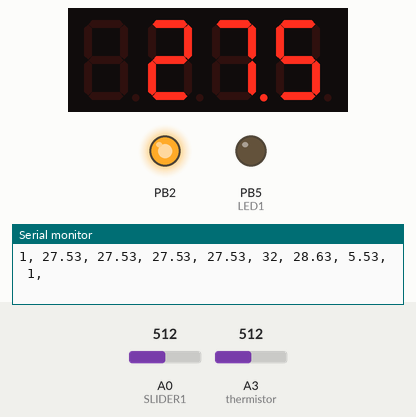
Bench run of a sketch on a simulated ATtiny85, built with avr-gcc and run on an emulated ATtiny85. Parts: 4-digit seven-segment display, output pins drawn as LEDs (lit = HIGH), the last lines printed to the serial monitor. Dashed ring = blinking. Inputs (shaded band) come from the test bench; at power-on: A3 (thermistor) = 512, A0 (SLIDER1) = 512.

Above: at 1.8 s.
1.9 s: A3 (thermistor) set to 446
At 4.6 s:
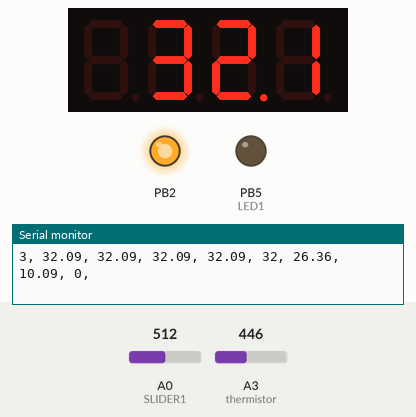
4.9 s: A3 (thermistor) set to 419
At 5.94 s:
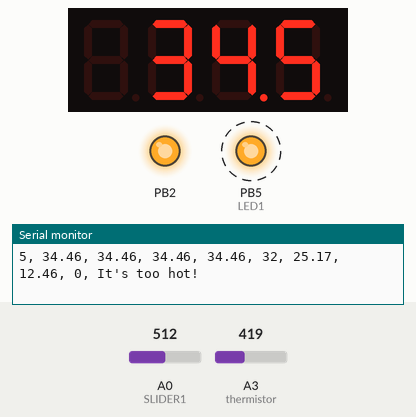
7.9 s: A3 (thermistor) set to 89
At 8.2 s:
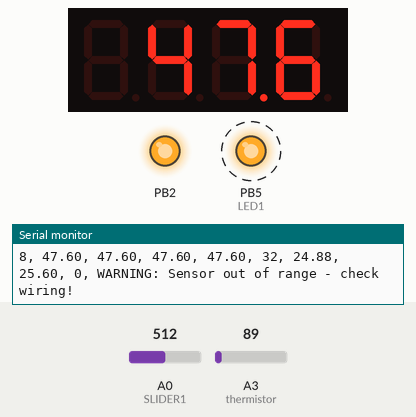
9.5 s: A3 (thermistor) set to 76
At 10.47 s:
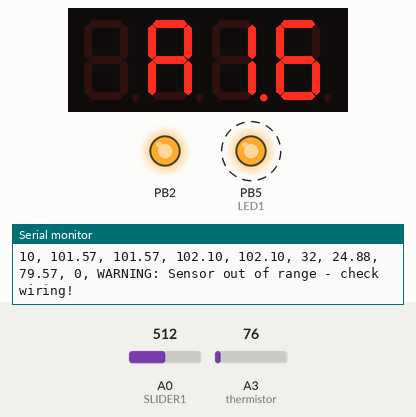
12.1 s: A3 (thermistor) set to 35
At 12.74 s:
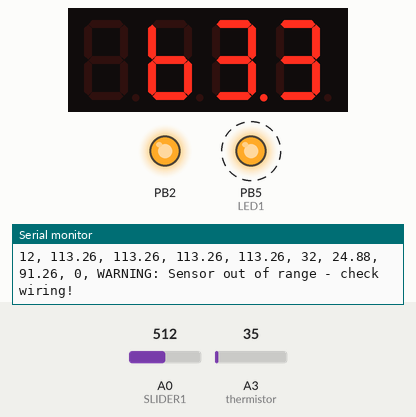
14.4 s: A3 (thermistor) set to 27
At 15.0 s:
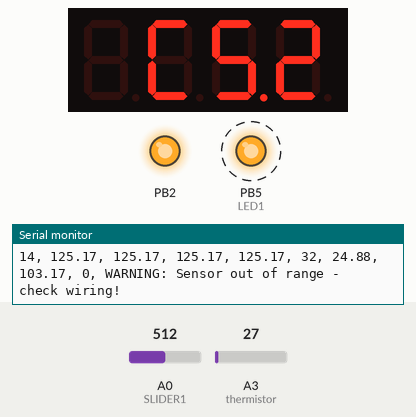
16.3 s: A3 (thermistor) set to 21
Timing chart, 0 to 19.9 s (numbered marks = the images above; inputs shaded):
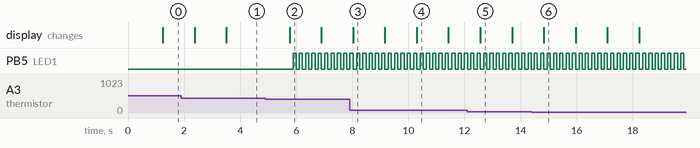

The sketch:

orig.ino
```cpp
//=============================OVERVIEW============================
/*
Below is a code for a thermostat for use in incubators in the developing world.
It is intended as an automated, self-regulating system and should require little user system interaction.
It consists mainly of a temperature sensor along with a heat source and cooling fan to allow for bang-bang
heating control for the environment. Additional features are an alarm system (with buzzer and LEDS),
LED display (for easy temperature read-out), and data logging features (exporting the Serial data to a .csv
file for easy plotting and analysis in excel). The user is able to control the desired temperature of the
incubator, the critical threshold temperature considered too hot for the enclosure, and the alarm frequency
using sliders controls. Built-in error cases include notifying the user of incorrect threshold settings,
disconnected thermistor or wiring failures, and automatic timed heating shut-off to prevent dangerous overheating.
*/

//-=-=-=-=-=-=-=-=-=-=-=-=-=-=-=-=-=-=-=-=
//These pin definitions are for v1.7 of the board
#define SLIDER1  A0 //Sets ambient temperature value for the incubator

#define HEAT1    7 //Bottom pad
//#define HEAT2    4 //Back wall pad  //unused
#define LED1     5 //alarm LEDs
#define BUZZER   6 //buzzer
#define BIT1     13
#define BIT2     12
#define BIT3     11


#include <Wire.h>
#include "Adafruit_LEDBackpack.h" //library for LED display
#include "Adafruit_GFX.h" //library for LED display
//#include <PID_v1.h> //PID library
//-=-=-=-=-=-=-=-=-=-=-=-=-=-=-=-=-=-=-=-=

unsigned long timerled;  //controls led delay times
unsigned long start_time;
unsigned long elapsed_time; //creates time stamp for data recording
int initcrit; //set initial condition for critical temperature
boolean led_run1=false; //controls for warning leds
boolean led_run2=true;
boolean heat_flag=false; //flag if the heater is on
int comment=0;  //flags for possible comments/warnings
int comment2=0;
int count=0; //counter for heating safety mechanism
float temperature[8] = {0,0,0,0,0,0,0,0};
float t[8] = {0,0,0,0,0,0,0,0};
float total=0;
float sample_time;
float old_temp;
float new_temp;
float baby_temp;
int i=-1;
int second_flag = 0;
int firsthump = 1; // this establishes the initial heating which is more likely to have a larger overshoot than future oscillations

const int num_dydx = 60;            //input parameter determining how the length of time over which to calculate the derivative. Input in seconds
const float b = -0.5;            //parameters for adjusting the set_temp
const float c = -0.1;
int r = 0;

float dydx = 0;
float dydx_array[num_dydx];
int d=0;
float set_temp;
float heatingpad_temp = 35;
float boxair_temp = 35;


Adafruit_7segment matrix = Adafruit_7segment(); //set up for LED display


void setup()
{
  //Initialize inputs and outputs
  pinMode(SLIDER1, INPUT);
  pinMode(A3, INPUT); //thermistor

  pinMode(2, OUTPUT);
  pinMode(LED1, OUTPUT);
  pinMode(BUZZER, OUTPUT);
  pinMode(HEAT1, OUTPUT);
  pinMode(BIT1, OUTPUT);
  pinMode(BIT2, OUTPUT);
  pinMode(BIT3, OUTPUT);

  //Set up for LED display
  #ifndef __AVR_ATtiny85__
  Serial.begin(9600);//can adjust temp display time by adjusting serial.begin
  #endif
  matrix.begin(0x70);

  initcrit = 0; //The critical condition is not initialized
  old_temp=22;  //arbitrary non-zero starting temp
  sample_time=millis();
  start_time = millis(); //initializes the timer

  digitalWrite(2, HIGH);
  digitalWrite(BUZZER, LOW);

  for (int j = 0; j < num_dydx; j++)
    dydx_array[j] = 0;


}

void loop()
{
  delay(100);
  //=============================READ INPUTS============================
  int sensorValue = analogRead(A3); //thermistor
  int val1 = analogRead(SLIDER1);
  long slider = map(val1, 0, 1020, 38.49, 26.5);     //mapping lower temperature threshold to slider 1 location
  long hightemp = slider+2;  //absolute hottest temperature, alarm sounds


    for (int r=4; r<=7; r++){
      digitalWrite(BIT1, bitRead(r, 0));
      digitalWrite(BIT2, bitRead(r, 1));
      digitalWrite(BIT3, bitRead(r, 2));

      int sensorValue = analogRead(A3); //thermistor
      float tempvolt = sensorValue*(5.0/1023.0);  //convert analog reading to voltage...and then to temperature
      t[r] = 100*(3.044625*pow(10,-5)*pow(tempvolt,6)-(.005209376*pow(tempvolt,5))+0.065699269*pow(tempvolt,4)-0.340695972*pow(tempvolt,3)+0.897136183*pow(tempvolt,2)-1.419855102*tempvolt+1.451672296); //voltage to temp conversion eqn
      temperature[r] += t[r];
    }
  i++;

  if (i == 10){
    for(int k=4; k<=7; k++){
      temperature[k] /= 10;
      }
      baby_temp = temperature[4];

     new_temp = baby_temp;     //globally used variable for temperature

    dydx -= dydx_array[d];
    dydx_array[d] = new_temp - old_temp;  //dx = 1
    dydx += dydx_array[d];

    old_temp = new_temp;        //making the current values "old" values
    total = 0;
    i = 0;
    second_flag = 1;
    d++;
    if (d >= num_dydx)            //num_dydx (set above) sets the time length over which the derivative is taken. num_dydx = 5 (sec)
      d = 0;
  }


  //======================ADDRESSING USER ERROR CASES=====================
  if (baby_temp < 10 || baby_temp > 45){ //addresses temperature probe being out of range. Most likely the sensor is unpluged
    comment = 2;
    digitalWrite(BUZZER, HIGH);   //heater turns on

      }

   //=============================HEATER CONTROL=============================
  else{
    digitalWrite(BUZZER, LOW);

    set_temp = slider+ b*dydx;             //the last term being a function of how long the heating pad can release heat after it is shut off
                                                                                      // b,c <0 and small

    //this is used to mitigate the initial overshoot of the first hump.  The initial set is lowered so that the heating pads cool some and dont push waay above the slider temp.
    if (firsthump==1){
      set_temp -= .6;
      if (dydx<0 && baby_temp > set_temp )
        firsthump = 0;}


    comment = 0; //no comment
    if (baby_temp < set_temp){    //Baby's temperature is too low
      digitalWrite(HEAT1, HIGH);   //heater turns on
      heat_flag = true;
    }
    else{                  //Baby's temperature is just right
      digitalWrite(HEAT1, LOW);
      heat_flag = false;
      count = 0;
    }

  }


   //======================CRITICAL TEMPERATURE REACHED======================
    if(baby_temp > hightemp){ //if reaches too hot threshold temp
      comment2 = 1;
      if (initcrit==0){    //initial case to set up alternating led and timer (timerled)
        timerled=millis(); //built-in overall timer for led delays
        initcrit = 1;      //escapes the initial case from now on
        led_run1 = false;
        led_run2 = true;}  //changes led states for alternating lights
      if (millis()-timerled >= 75UL){  //changes state of leds
        led_run1 = !led_run1;
        digitalWrite(LED1, led_run1);
        led_run2 = !led_run2;
        digitalWrite(BUZZER, led_run2);
        timerled=millis();}  //resets the timer
    }
    else{
      digitalWrite(LED1, LOW); //turns off the leds
      digitalWrite(BUZZER, LOW);
      initcrit = 0;     //resets the initial critical condition
      comment2 = 0;}


  elapsed_time = (millis() - start_time)/1000;

   //=============================PRINT OUTS============================
  //Print to 7-segment Display
  if (second_flag == 1) {

    int threedig = round(baby_temp*10);
    matrix.writeDigitNum(4, threedig % 10);  //Tenths digit (rounded)
    int twodig = floor(threedig / 10);
    matrix.writeDigitNum(3, twodig % 10,true); //Ones digit, decimal is true
    int wondig = floor(twodig / 10);
    matrix.writeDigitNum(1,wondig); //Tens digit

    matrix.writeDisplay();

    r++;
    //if (r == 60) {  //use to control how often data is printed to the serial monitor
    Serial.print(elapsed_time); Serial.print(", ");
    for(int k=4; k<=7; k++){
      Serial.print(temperature[k]); Serial.print(", ");}
    Serial.print(slider); Serial.print(", ");
    Serial.print(set_temp); Serial.print(", ");
    Serial.print(dydx); Serial.print(", ");
    Serial.print(heat_flag); Serial.print(", ");

    if(comment == 1)
      Serial.println("WARNING: Incorrect temperature settings! Check temperature threshold values!");
    else if(comment == 2)
      Serial.println("WARNING: Sensor out of range - check wiring!");
    else if(comment2 == 1)
      Serial.println("It's too hot!");
    else
      Serial.println();

      r = 0;
    //}

    second_flag = 0;
    memset(temperature, 0, sizeof(temperature));  //clears the temperature array

  }
}

   //==========================ALARM FUNCTION=========================

void alarm() {                //LEDs flicker off and on
  digitalWrite(LED1, HIGH);
  digitalWrite(BUZZER, LOW);
  delay(120);               // wait for 0.12 seconds
  digitalWrite(LED1, LOW);
  digitalWrite(BUZZER, HIGH);
  delay(120);               // wait for 0.12 seconds
}
```

Measured:
- the behaviour switches between 429 and 428 on A3 (thermistor) (found by bisection; images 1 and 2)
- the behaviour switches between 84 and 83 on A3 (thermistor) (found by bisection; images 3 and 4)
- after the input at 1.9 s, the display: first changes after 0.48 s (image 1 shows a later state)
- after the input at 4.9 s, PB5 (LED1): alternates HIGH for 0.11 s and LOW for 0.11 s, starting after 0.99 s; the display: changes after 0.87 s (image 2)
- after the input at 7.9 s, the display: changes after 0.13 s (image 3)
- after the input at 9.5 s, the display: changes after 0.80 s (image 4)
- after the input at 12.1 s, the display: changes after 0.46 s (image 5)
- after the input at 14.4 s, the display: changes after 0.43 s (image 6)
